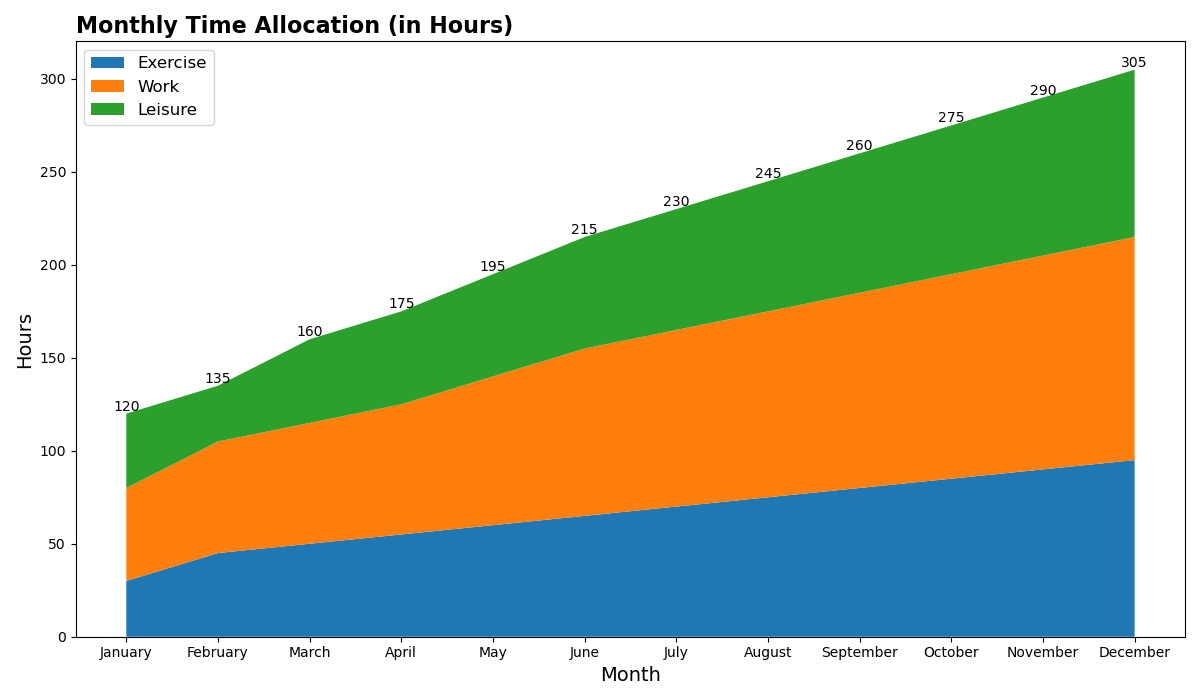

Here is the Python script that generated this plot:

import matplotlib.pyplot as plt

# Data for the stacked area chart
months = ['January', 'February', 'March', 'April', 'May', 'June', 
          'July', 'August', 'September', 'October', 'November', 'December']
exercise = [30, 45, 50, 55, 60, 65, 70, 75, 80, 85, 90, 95]
work = [50, 60, 65, 70, 80, 90, 95, 100, 105, 110, 115, 120]
leisure = [40, 30, 45, 50, 55, 60, 65, 70, 75, 80, 85, 90]

# Create the stacked area chart
fig, ax = plt.subplots(figsize=(12, 7)) # Modify figure size
ax.stackplot(months, exercise, work, leisure, colors=['#1f77b4', '#ff7f0e', '#2ca02c'])

# Customize the chart with a title and labels
ax.set_title('Monthly Time Allocation (in Hours)', fontsize=16, fontweight='bold', loc='left')
ax.set_xlabel('Month', fontsize=14)
ax.set_ylabel('Hours', fontsize=14)

# Assign annotation/text label on the chart.
for i in range(len(months)):
    ax.text(i, exercise[i] + work[i] + leisure[i], f"{exercise[i] + work[i] + leisure[i]}", ha='center', va='bottom', fontsize=10)

# Add a legend
ax.legend(['Exercise', 'Work', 'Leisure'], loc='upper left', fontsize=12)

# Show the figure
plt.tight_layout()
plt.show()
